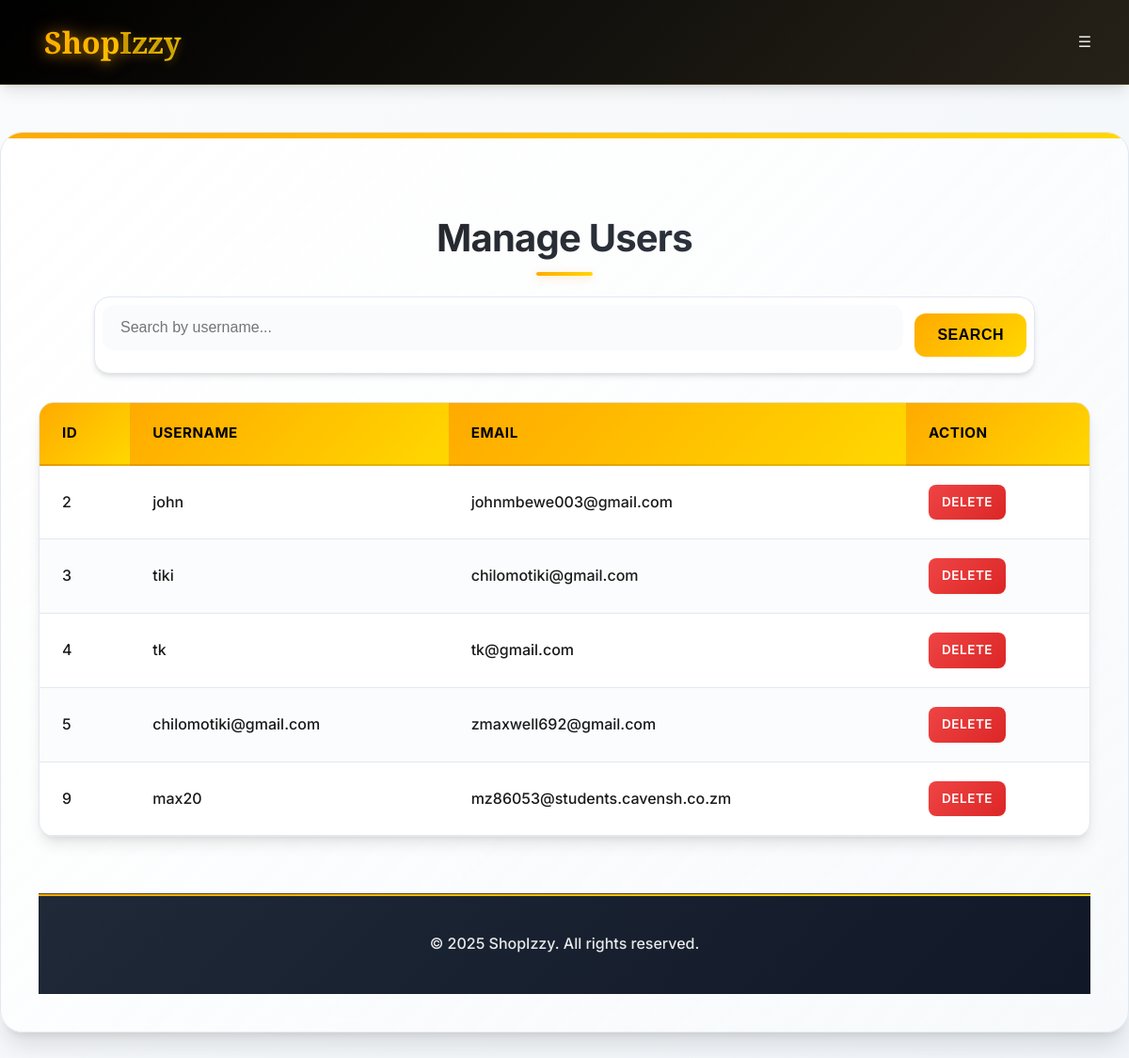
The page /manage_users.php on the database its author committed.
### tables this page shows
CREATE TABLE `users` (
  `id` int(11) NOT NULL,
  `username` varchar(50) NOT NULL,
  `email` varchar(100) NOT NULL,
  `password` varchar(255) NOT NULL
);

### manage_users.php (the view, shortened to what this page needs)
<?php
$host = "localhost";
$user = "root";
$pass = "";
$dbname = "shopizzy";
$conn = new mysqli($host, $user, $pass, $dbname);
$users = [];
$search = isset($_GET['search']) ? trim($_GET['search']) : '';
if ($search !== '') {
    $search = $conn->real_escape_string($search);
    $sql = "SELECT * FROM users WHERE username LIKE '%$search%'";
} else {
    $sql = "SELECT * FROM users";
}
$result = $conn->query($sql);
if ($result) {
    while ($row = $result->fetch_assoc()) {
        $users[] = $row;
    }
}
?>
<!DOCTYPE html>
<html lang="en">
<head>
    <link rel="stylesheet" href="dashboard.css">
    <link rel="stylesheet" href="admin.css">
</head>
<body>
<header>
    <div class="logo-container">
        <h1><span class="shop">Shop</span><span class="izzy">Izzy</span></h1>
    </div>
    <nav>
        <ul>
            <li class="dropdown">
                <a href="#">☰</a>
            </li>
        </ul>
    </nav>
</header>
    <div class="dashboard-container">
        <h2>Manage Users</h2>
        <form method="GET" class="search-form">
    <input type="text" name="search" placeholder="Search by username..." value="<?= isset($_GET['search']) ? htmlspecialchars($_GET['search']) : '' ?>">
    <button type="submit">Search</button>
</form>
<table class="dashboard-table">
    <thead>
        <tr>
            <th>ID</th>
            <th>Username</th>
            <th>Email</th>
            <th>Action</th>
        </tr>
    </thead>
    <tbody>
        <?php if (count($users) > 0): ?>
            <?php foreach ($users as $user): ?>
                <tr>
                    <td><?= $user['id'] ?></td>
                    <td><?= htmlspecialchars($user['username']) ?></td>
                    <td><?= htmlspecialchars($user['email']) ?></td>
                    <td>
                    <a href="?delete=<?= $user['id'] ?>" class="delete-link" onclick="return confirm('Are you sure you want to delete this user?')">Delete</a>
                    </td>
                </tr>
            <?php endforeach; ?>
        <?php else: ?>
            <tr>
                <td colspan="4" style="text-align: center; padding: 20px; color: #666;">No users found.</td>
            </tr>
        <?php endif; ?>
    </tbody>
</table>
    <footer>
        <p>&copy; 2025 ShopIzzy. All rights reserved.</p>
    </footer>
</body>
</html>

### admin.css (style rules this page uses)
:root { --primary-gold: #ffaa00; --primary-black: #000000; --surface-white: #ffffff; --background-light: #fafbfc; --text-primary: #1a1a1a; --text-secondary: #64748b; --border-light: #e2e8f0; --shadow-sm: 0 1px 2px 0 rgb(0 0 0 / 0.05); --shadow-md: 0 4px 6px -1px rgb(0 0 0 / 0.1), 0 2px 4px -2px rgb(0 0 0 / 0.1); --shadow-lg: 0 10px 15px -3px rgb(0 0 0 / 0.1), 0 4px 6px -4px rgb(0 0 0 / 0.1); --shadow-xl: 0 20px 25px -5px rgb(0 0 0 / 0.1), 0 8px 10px -6px rgb(0 0 0 / 0.1); --radius-sm: 8px; --radius-md: 12px; --radius-lg: 16px; --radius-xl: 20px; }
* { box-sizing: border-box; }
body { font-family: 'Inter', -apple-system, BlinkMacSystemFont, 'Segoe UI', sans-serif; margin: 0; padding: 0; background: linear-gradient(135deg, #fafbfc 0%, #f1f5f9 100%); color: var(--text-primary); line-height: 1.6; font-weight: 400; min-height: 100vh; }
header { background: linear-gradient(135deg, #000000 0%, #1a1a1a 100%); color: white; padding: 16px 24px; display: flex; justify-content: space-between; align-items: center; box-shadow: var(--shadow-lg); backdrop-filter: blur(10px); position: sticky; top: 0; z-index: 100; border-bottom: 1px solid rgba(255, 170, 0, 0.2); }
.logo-container { display: flex; align-items: center; }
.logo-container h1 { font-family: 'Playfair Display', serif; font-size: 2rem; margin: 0; padding: 3px; margin-left: 20px; font-weight: 700; background: linear-gradient(135deg, #ffaa00 0%, #ffd700 100%); -webkit-background-clip: text; -webkit-text-fill-color: transparent; background-clip: text; filter: drop-shadow(0 2px 4px rgba(255, 170, 0, 0.3)); }
.shop { color: #ffaa00; }
.izzy { color: white; }
nav ul { list-style: none; padding: 0; display: flex; justify-content: flex-end; gap: 32px; margin: 0; }
nav ul li a { color: rgba(255, 255, 255, 0.9); text-decoration: none; font-size: 1rem; font-weight: 500; padding: 8px 16px; border-radius: var(--radius-sm); transition: all 0.3s cubic-bezier(0.4, 0, 0.2, 1); position: relative; }
nav ul li a::after { content: ''; position: absolute; bottom: -2px; left: 50%; width: 0; height: 2px; background: var(--primary-gold); transition: all 0.3s ease; transform: translateX(-50%); }
.dropdown { position: relative; display: inline-block; }
.manage-products-title, h2 { text-align: center; font-family: 'Inter', sans-serif; font-size: 2.5rem; font-weight: 700; margin: 40px 0 30px; background: linear-gradient(135deg, var(--text-primary) 0%, #374151 100%); -webkit-background-clip: text; -webkit-text-fill-color: transparent; background-clip: text; position: relative; }
.manage-products-title::after, h2::after { content: ''; position: absolute; bottom: -8px; left: 50%; width: 60px; height: 4px; background: linear-gradient(135deg, var(--primary-gold) 0%, #ffd700 100%); border-radius: 2px; transform: translateX(-50%); }
.search-form { width: 95%; max-width: 1000px; margin: 0 auto 30px auto; display: flex; gap: 12px; background: var(--surface-white); padding: 8px; border-radius: var(--radius-lg); box-shadow: var(--shadow-md); border: 1px solid var(--border-light); }
.search-form input[type="text"] { flex: 1; padding: 14px 18px; border-radius: var(--radius-md); border: 1px solid transparent; font-size: 1rem; font-weight: 500; background: var(--background-light); transition: all 0.3s ease; outline: none; }
.search-form button { padding: 14px 24px; font-size: 1rem; font-weight: 600; background: linear-gradient(135deg, var(--primary-gold) 0%, #ffd700 100%); color: black; border: none; border-radius: var(--radius-md); cursor: pointer; transition: all 0.3s cubic-bezier(0.4, 0, 0.2, 1); box-shadow: var(--shadow-sm); }
.delete-link { background: linear-gradient(135deg, #ef4444 0%, #dc2626 100%); color: white; padding: 8px 14px; text-decoration: none; border-radius: var(--radius-sm); font-size: 0.85rem; font-weight: 600; display: inline-block; transition: all 0.3s cubic-bezier(0.4, 0, 0.2, 1); box-shadow: var(--shadow-sm); }
form input, form select { padding: 14px 16px; margin-bottom: 16px; border: 1px solid var(--border-light); border-radius: var(--radius-md); font-size: 1rem; font-weight: 500; background: white; transition: all 0.3s ease; width: 100%; }
footer { text-align: center; padding: 24px; background: linear-gradient(135deg, #1f2937 0%, #111827 100%); color: rgba(255, 255, 255, 0.9); font-weight: 500; border-top: 1px solid rgba(255, 170, 0, 0.2); }
html { scroll-behavior: smooth; }

### rows shown on the page
users: id "2", username "john", email "johnmbewe003@gmail.com"
users: id "3", username "tiki", email "chilomotiki@gmail.com"
users: id "4", username "tk", email "tk@gmail.com"
users: id "5", username "chilomotiki@gmail.com", email "zmaxwell692@gmail.com"
users: id "9", username "max20", email "mz86053@students.cavensh.co.zm"
